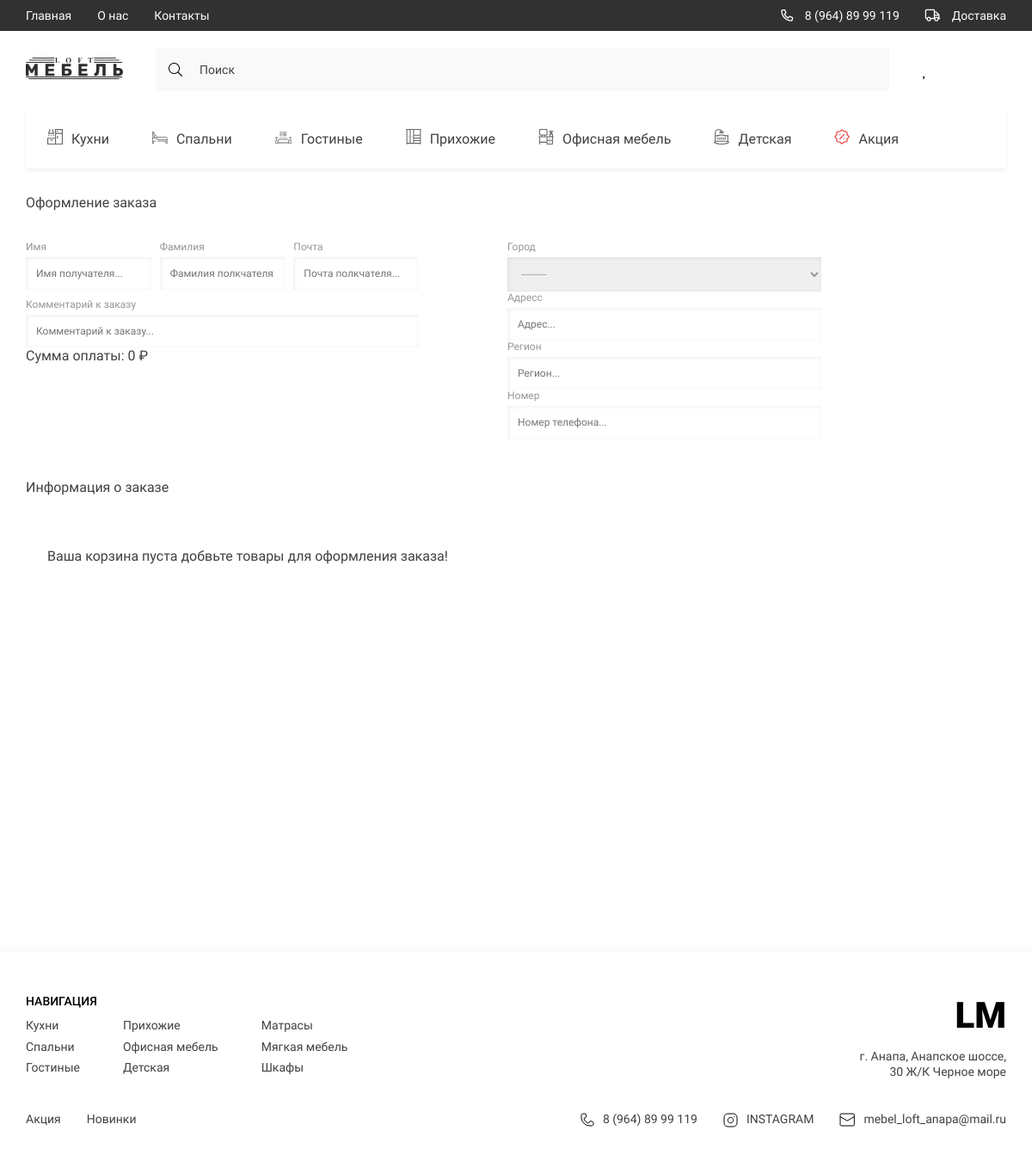
The app's page /checkout/ (signed in) with its own data.
### loft/models.py (models this page shows, shortened)
class Category(models.Model):
    title = models.CharField(max_length=150, verbose_name='Название категории')
    image = models.ImageField(upload_to='categories/', null=True, blank=True, verbose_name='Картинка')
    slug = models.SlugField(unique=True, null=True)
    def get_absolute_url(self):
        return reverse('category_page', kwargs={'slug': self.slug})
    def get_image_category(self):
        if self.image:
            return self.image.url
        else:
            return ''
    class Meta:
        verbose_name = 'Категория'
        verbose_name_plural = 'Категории'

class Order(models.Model):
    customer = models.ForeignKey(Customer, on_delete=models.SET_NULL, blank=True, null=True)
    created_at = models.DateTimeField(auto_now_add=True, verbose_name='Дата заказа')
    is_completed = models.BooleanField(default=False, verbose_name='Выполнен ли заказ')
    shipping = models.BooleanField(default=True, verbose_name='Доставка')
    class Meta:
        verbose_name = 'Заказ'
        verbose_name_plural = 'Заказы'
    @property
    def get_cart_total_price(self):
        order_products = self.orderproduct_set.all()
        total_price = sum([product.get_total_price for product in order_products])
        return total_price
    @property
    def get_cart_total_quantity(self):
        order_products = self.orderproduct_set.all()
        total_quantity = sum([product.quantity for product in order_products])
        return total_quantity

### loft/views.py (the view)
# urls.py: path('checkout/', checkout_view, name='checkout'),
def checkout_view(request):
    if request.user.is_authenticated:
        cart_info = get_cart_data(request)
        context = {
            'title': 'Оформление заказа',
            'order': cart_info['order'],
            'items': cart_info['products'],
            'customer_form': CustomerForm(),
            'shipping_form': ShippingForm()
        }
        return render(request, 'loft/checkout.html', context)
    else:
        return redirect('login')

### loft/templates/loft/checkout.html (shortened to what this page needs)
{% extends 'base.html' %}
{% load static %}
{% load loft_tags %}
{% block main %}
<main class="main">
    <div class="container">
        <section class="contact__section">
            <h1 class="contact__section-title">Оформление заказа</h1>
            <div class="contact__section-content">
                <form action="{% url 'payment' %}" class="contact__section-form" method="post"
                      enctype="multipart/form-data">
                    <div class="contact__section-inputs">
                        <div class="input__title">
                            <h2>Имя</h2>
                            {{ customer_form.first_name }}
                        </div>
                        <div class="input__title">
                            <h2>Фамилия</h2>
                            {{ customer_form.last_name }}
                        </div>
                        <div class="input__title">
                            <h2>Почта</h2>
                            {{ customer_form.email }}
                        </div>
                    </div>
                    <h2 class="textarea__title">Комментарий к заказу</h2>
                    {{ shipping_form.comment }}
                    <h2 class="profile__title">Сумма оплаты: {% get_normal_price order.get_cart_total_price %} ₽</h2>
                </form>
                <div class="contact__section-list">
                    <div class="input__title">
                        <h2>Город</h2>
                        {{ shipping_form.city }}
                    </div>
                    <div class="input__title">
                        <h2>Адресс</h2>
                        {{ shipping_form.address }}
                    </div>
                    <div class="input__title">
                        <h2>Регион</h2>
                        {{ shipping_form.region }}
                    </div>
                    <div class="input__title">
                        <h2>Номер</h2>
                        {{ shipping_form.phone }}
                    </div>
                </div>
            </div>
            <div class="contact__card">
                <div class="check">
                    <h2 class="contact__section-title">Информация о заказе</h2>
                    <div class="order_check_info">
                        <table class="profile__table">
                            {% if items %}
                            <tr>
                                <td colspan="4">Товар</td>
                                <td>Краткое описание</td>
                                <td>Длина</td>
                                <td>Ширина</td>
                                <td>Глубина</td>
                                <td>Высота</td>
                                <td>Цвет</td>
                                <td>Кол-во</td>
                                <td>Цена</td>
                            </tr>
                            {% for item in items|slice:"::-1"|slice:"4" %}
                            <tr>
                                <td colspan="4" class="profile__title-adaptive">
                                    <div class="tabel__item">
                                        <img src="{{ item.product.get_image_product }}" alt="img">
                                        <span>{{ item.product.title }}</span>
                                    </div>
                                </td>
                                <td class="profile__tabel-data">{{ item.product.short }}</td>
                                <td class="profile__tabel-data">{{ item.product.size_long }}</td>
                                <td class="profile__tabel-data">{{ item.product.size_width }}</td>
                                <td class="profile__tabel-data">{{ item.product.size_depth }}</td>
                                <td class="profile__tabel-data">{{ item.product.size_height }}</td>
                                <td class="profile__tabel-data">{{ item.product.color_name }}</td>
                                <td class="profile__tabel-data">{{ item.quantity }}</td>
                                <td class="profile__tabel-data">{% get_normal_price item.product.price %}  ₽</td>
                            </tr>
                            {% endfor %}
                            <tr>
                                <td></td>
                                <td></td>
                                <td></td>
                                <td></td>
                                <td></td>
                                <td></td>
                                <td></td>
                            </tr>
                            {% else %}
                            <span><a href="{% url 'index' %}" class="header__list-links">Ваша корзина пуста добвьте товары для оформления заказа!</a></span>
                            {% endif %}
                        </table>
                    </div>
                </div>
            </div>
        </section>
    </div>
</main>
{% endblock main %}

### templates/components_base/_header_list_categories.html
{% load loft_tags %}
{% get_categories_header as categories %}
<ul class="header__list _categories">
    {% for category in categories %}
    <li>
        <a href="{{ category.get_absolute_url }}" class="header__list-links">
            <span class="header__list-img">
                {% if category.image %}
                <img src="{{ category.get_image_category }}" alt="icons">
                {% endif %}
            </span>
            {{ category.title }}
        </a>
    </li>
    {% endfor %}
</ul>

### templates/components_base/_footer.html
{% load static %}
{% load loft_tags %}
{% get_categories as categories %}
<footer class="footer">
    <div class="container">
        <div class="footer__content">
            <div class="footer__navigate">
                <div class="footer__navigate-part">
                    <h2 class="footer__navigate-title">НАВИГАЦИЯ</h2>
                    <div class="footer__navigate-lists">
                        <ul class="footer__navigate-list">
                            {% for category in categories|slice:":3" %}
                            <li><a href="{{ category.get_absolute_url }}" class="footer__navigate-links">{{ category.title }}</a></li>
                            {% endfor %}
                        </ul>
                        <ul class="footer__navigate-list">
                            {% for category in categories|slice:"3:"|slice:":3" %}
                            <li><a href="{{ category.get_absolute_url }}" class="footer__navigate-links">{{ category.title }}</a></li>
                            {% endfor %}
                        </ul>
                        <ul class="footer__navigate-list">
                            {% for category in categories|slice:"8:"|slice:":3" %}
                            <li><a href="{{ category.get_absolute_url }}" class="footer__navigate-links">{{ category.title }}</a></li>
                            {% endfor %}
                        </ul>
                    </div>
                </div>
                <div class="footer__navigate-part _right">
                    <a href="{% url 'index' %}" class="footer__logo">LM</a>
                    <p class="footer__adress">г. Анапа, Анапское шоссе, 30 Ж/К Черное море</p>
                </div>
            </div>
            <div class="footer__social">
                <ul class="footer__navigate-list _short">
                    {% for category in categories|slice:"6:"|slice:":2" %}
                    <li><a href="{{ category.get_absolute_url }}" class="footer__navigate-links">{{ category.title }}</a></li>
                    {% endfor %}
                </ul>
                <ul class="footer__social-list">
                    <li>
                        <a href="tel:89648999119" class="footer__social-links">
                            <img src="{% static 'loft/assets/icons/phone.svg' %}" alt="phone">
                            8 (964) 89 99 119
                        </a>
                    </li>
                    <li>
                        <a href="https://www.instagram.com/" target="_blank" class="footer__social-links">
                            <img src="{% static 'loft/assets/icons/inst.svg' %}" alt="insta">
                            INSTAGRAM
                        </a>
                    </li>
                    <li>
                        <a href="mailto:mebel_loft_anapa@mail.ru" target="_blank" class="footer__social-links">
                            <img src="{% static 'loft/assets/icons/mail.svg' %}" alt="mail">
                            mebel_loft_anapa@mail.ru
                        </a>
                    </li>
                </ul>
            </div>
        </div>
    </div>
</footer>

### records on screen
Category: get_image_category (picture), title "Кухни"
Category: get_image_category (picture), title "Спальни"
Category: get_image_category (picture), title "Гостиные"
Category: get_image_category (picture), title "Прихожие"
Category: get_image_category (picture), title "Офисная мебель"
Category: get_image_category (picture), title "Детская"
Category: get_image_category (picture), title "Акция"
Order: id "0"
Category: title "Матрасы"
Category: title "Мягкая мебель"
Category: title "Шкафы"
Category: title "Новинки"
